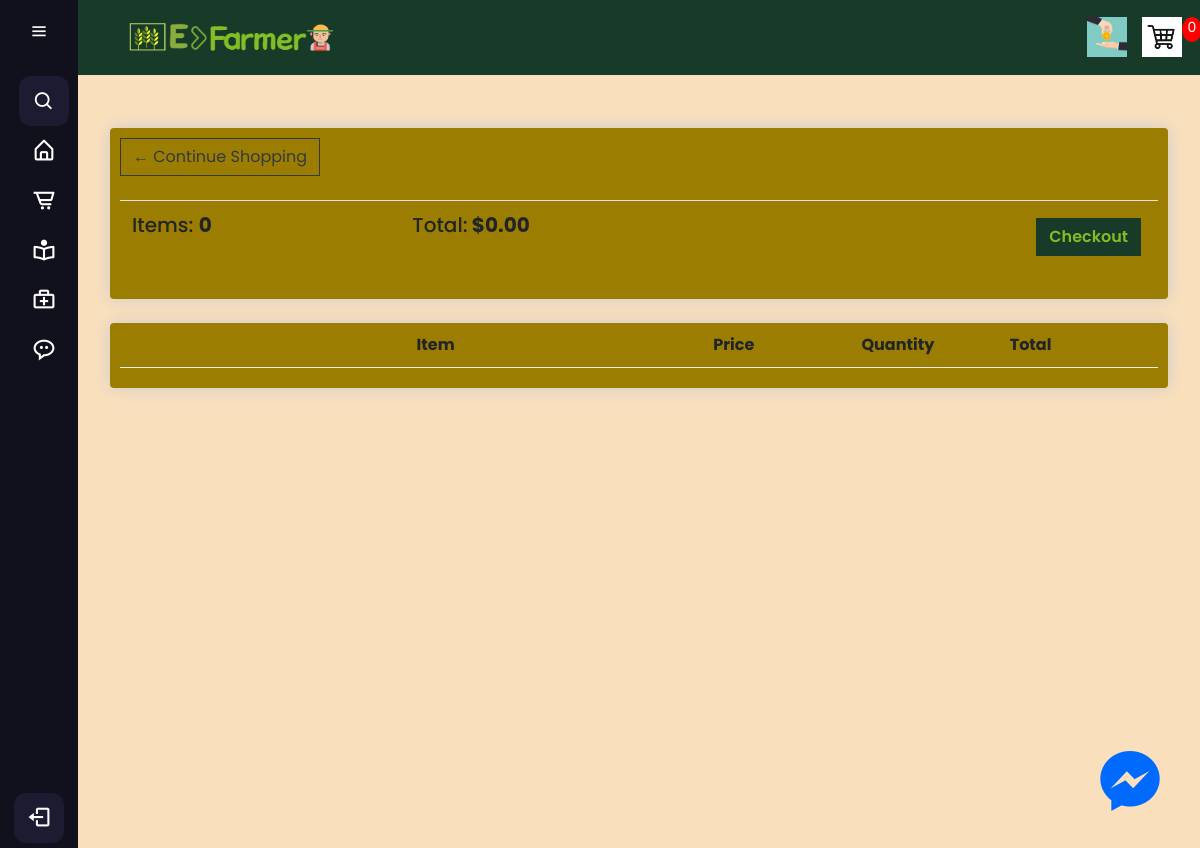
/cart/ (signed in), run on an earlier commit of the app's database.
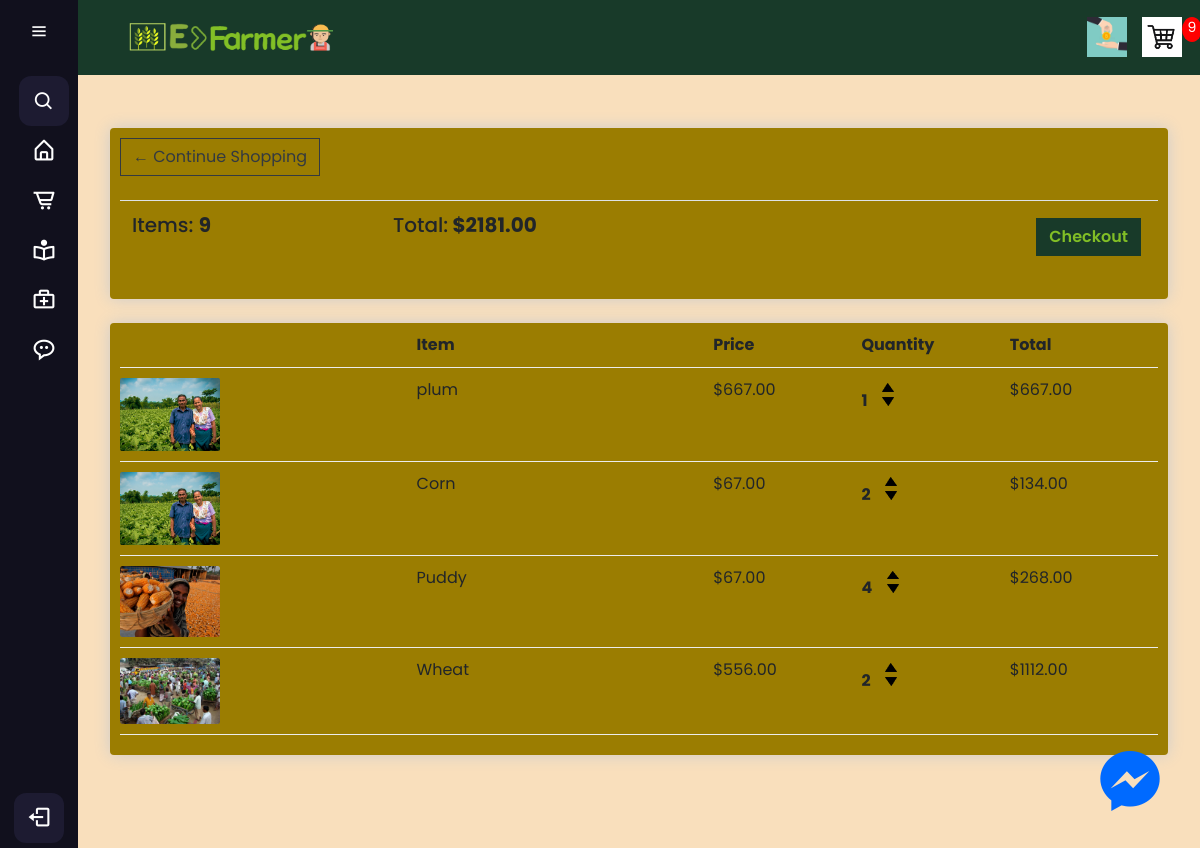
And on a later commit of the database.
### farmer/models/seedModels.py (models this page shows, shortened)
class Order(models.Model):
	customer = models.ForeignKey(Customer, on_delete=models.SET_NULL, null=True, blank=True)
	date_ordered = models.DateTimeField(auto_now_add=True)
	complete = models.BooleanField(default=False)
	transaction_id = models.CharField(max_length=100, null=True)
	@property
	def get_cart_total(self):
		orderitems = self.orderitem_set.all()
		total = sum([item.get_total for item in orderitems])
		return total
	@property
	def get_cart_items(self):
		orderitems = self.orderitem_set.all()
		total = sum([item.quantity for item in orderitems])
		return total

class OrderItem(models.Model):
	product = models.ForeignKey(Product, on_delete=models.SET_NULL, null=True)
	order = models.ForeignKey(Order, on_delete=models.SET_NULL, null=True)
	quantity = models.IntegerField(default=0, null=True, blank=True)
	date_added = models.DateTimeField(auto_now_add=True)
	@property
	def get_total(self):
		total = self.product.price * self.quantity
		return total

class Product(models.Model):
	name = models.CharField(max_length=200)
	price = models.FloatField()
	digital = models.BooleanField(default=False,null=True, blank=True)
	image = models.ImageField(null=True, blank=True)
	@property
	def imageURL(self):
		try:
			url = self.image.url
		except:
			url = ''
		return url

### farmer/views.py (the view)
# urls.py: path('cart/', views.cart, name="cart"),
def cart(request):
	data = cartData(request)
	cartItems = data['cartItems']
	order = data['order']
	items = data['items']
	context = {'items':items, 'order':order, 'cartItems':cartItems}
	return render(request, 'farmer/store/cart.html', context)

### farmer/utils.py (called while the page is built)
def cartData(request):
	if request.user.is_authenticated:
		customer = request.user.customer
		order, created = Order.objects.get_or_create(customer=customer, complete=False)
		items = order.orderitem_set.all()
		cartItems = order.get_cart_items
	else:
		cookieData = cookieCart(request)
		cartItems = cookieData['cartItems']
		order = cookieData['order']
		items = cookieData['items']
	return {'cartItems':cartItems ,'order':order, 'items':items}

### farmer/templates/farmer/store/cart.html
{% extends 'farmer/main.html' %}
{% load static %}
{% block content %}
<div class="navbar p-3 bg-info d-flex justify-content-between">
	<a href="{% url 'store' %}">
		<img id="logo" src="{% static 'images/logo/logo.png' %}">
	</a>
	<div class="form-inline my-2 my-lg-0 cart_logo">
		<img  id="cart-icon" src="{% static 'images/logo/transaction.jpg' %}">
		<a href="{% url 'cart' %}">
			<img  id="cart-icon" src="{% static 'images/logo/cart.jpg' %}">
		</a>
		<p id="cart-total">{{cartItems}}</p>
	</div>
</div>
<div class="cart_items mt-5 pt-5">
	<div class="p-3 ">
		<div class="p-3">
			<div class="box-element">
				<a  class="btn btn-outline-dark" href="{% url 'store' %}">&#x2190; Continue Shopping</a>
				<br>
				<br>
				<table class="table">
					<tr>
						<th><h5>Items: <strong>{{order.get_cart_items}}</strong></h5></th>
						<th><h5>Total:<strong> ${{order.get_cart_total|floatformat:2}}</strong></h5></th>
						<th>
							<a  style="float:right; margin:5px; color: #81be26; font-weight: 600; background-color:#183a29;" class="btn" href="{% url 'checkout' %}">Checkout</a>
						</th>
					</tr>
				</table>
			</div>
			<br>
			<div class="box-element">
				<div class="cart-row">
					<div style="flex:2"></div>
					<div style="flex:2"><strong>Item</strong></div>
					<div style="flex:1"><strong>Price</strong></div>
					<div style="flex:1"><strong>Quantity</strong></div>
					<div style="flex:1"><strong>Total</strong></div>
				</div>
				{% for item in items %}
				<div class="cart-row">
					<div style="flex:2"><img class="row-image" src="{{item.product.imageURL}}"></div>
					<div style="flex:2"><p>{{item.product.name}}</p></div>
					<div style="flex:1"><p>${{item.product.price|floatformat:2}}</p></div>
					<div style="flex:1">
						<p class="quantity">{{item.quantity}}</p>
						<div class="quantity">
							<img data-product="{{item.product.id}}" data-action="add" class="chg-quantity update-cart" src="{% static  'images/logo/up.png' %}">
							<img data-product="{{item.product.id}}" data-action="remove" class="chg-quantity update-cart" src="{% static  'images/logo/down.png' %}">
						</div>
					</div>
					<div style="flex:1"><p>${{item.get_total|floatformat:2}}</p></div>
				</div>
				{% endfor %}
			</div>
		</div>
	</div>
</div>
{% endblock content %}

What changed in the data, as far as the page shows it:
no longer on this page (row edited): Order: get_cart_items "0", get_cart_total "0.00"
added Order: get_cart_items "9", get_cart_total "2181.00"
added OrderItem: product.imageURL (picture), product.name "plum", product.price "667.00", quantity "1", get_total "667.00"
added OrderItem: product.imageURL (picture), product.name "Corn", product.price "67.00", quantity "2", get_total "134.00"
added OrderItem: product.imageURL (picture), product.name "Puddy", product.price "67.00", quantity "4", get_total "268.00"
added OrderItem: product.imageURL (picture), product.name "Wheat", product.price "556.00", quantity "2", get_total "1112.00"
Also different on the page:
{{ cartItems }}: "0" → "9"
